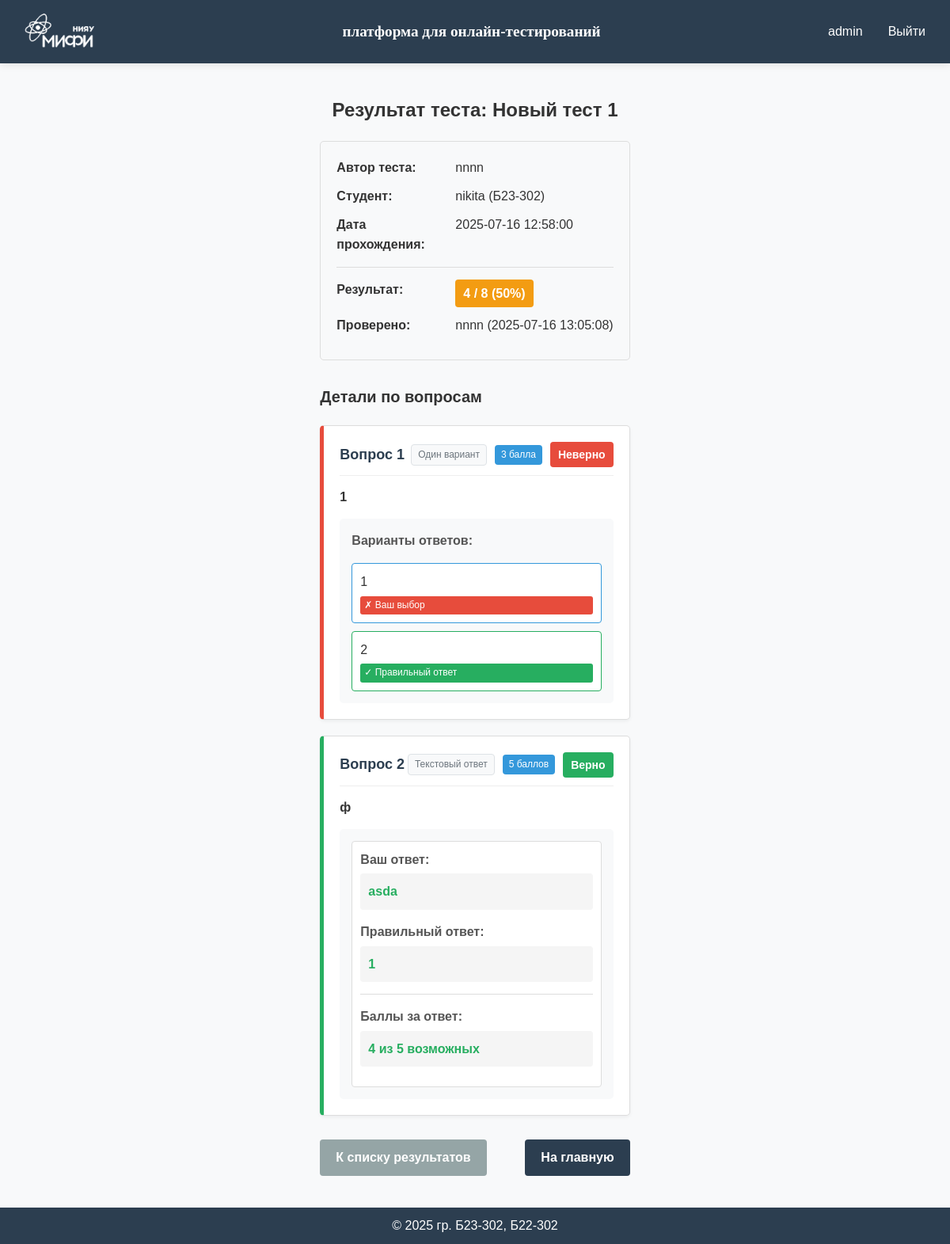
The page /result/9 (signed in) on the database its author committed.
### app/models.py (models this page shows, shortened)
class User(db.Model, UserMixin):
    id = db.Column(db.Integer, primary_key=True)
    username = db.Column(db.String(80), unique=True, nullable=False)
    password_hash = db.Column(db.String(128), nullable=False)
    role = db.Column(db.String(20), nullable=False, default='user')
    group = db.Column(db.String(7), default="")

class Test(db.Model):
    __tablename__ = 'tests'  # Изменяем имя таблицы на 'tests'
    id = db.Column(db.Integer, primary_key=True)
    test_author = db.Column(db.String(80), nullable=False)
    test_info = db.Column(db.Text)  # Для SQLite используем Text вместо JSON
    groups = db.Column(db.Text)  # Переименовано с test_groups на groups

class TestResult(db.Model):
    __tablename__ = 'test_results'
    id = db.Column(db.Integer, primary_key=True)
    test_id = db.Column(db.Integer, db.ForeignKey('tests.id'), nullable=False)
    student_id = db.Column(db.Integer, db.ForeignKey('user.id'), nullable=False)
    test_result = db.Column(db.Text)  # Для SQLite используем Text вместо JSON для хранения результатов
    created_at = db.Column(db.DateTime, default=db.func.current_timestamp())
    is_graded = db.Column(db.Boolean, default=False)  # Флаг, указывающий, проверен ли тест вручную
    manual_score = db.Column(db.Integer, nullable=True)  # Оценка, выставленная вручную
    graded_at = db.Column(db.DateTime, nullable=True)  # Когда был проверен тест
    graded_by = db.Column(db.String(80), nullable=True)  # Кто проверил тест
    test = db.relationship('Test', backref=db.backref('results', lazy=True))
    student = db.relationship('User', backref=db.backref('test_results', lazy=True))

### app/pass_tests/routes.py (the view)
@pass_tests_bp.route('/result/<int:result_id>')
@login_required
def view_result(result_id):
    result = TestResult.query.get_or_404(result_id)
    if result.student_id != current_user.id and current_user.role != 'admin':
        flash('У вас нет доступа к этому результату.', 'danger')
        return redirect(url_for('pass_tests.results'))
    test = Test.query.get(result.test_id)
    if not test:
        flash('Тест не найден.', 'danger')
        return redirect(url_for('pass_tests.results'))
    test_info = json.loads(test.test_info)
    result_data = json.loads(result.test_result)
    return render_template('pass_tests/view_result.html',
                          test_name=test_info.get('name', 'Без названия'),
                          test_author=test.test_author,
                          result=result_data,
                          result_id=result.id,
                          test_id=test.id,
                          student=User.query.get(result.student_id),
                          is_graded=result.is_graded,
                          graded_by=result.graded_by,
                          graded_at=result.graded_at.strftime('%Y-%m-%d %H:%M:%S') if result.graded_at else None)

### app/models.py (called while the page is built)
@login_manager.user_loader
def load_user(user_id):
    return User.query.get(int(user_id))

### app/templates/pass_tests/view_result.html (shortened to what this page needs)
{% extends "base.html" %}
{% block content %}
<div class="result-detail">
    <h1 class="page-title">Результат теста: {{ test_name }}</h1>
    <div class="result-summary">
        <div class="summary-item">
            <span class="label">Автор теста:</span>
            <span class="value">{{ test_author }}</span>
        </div>
        <div class="summary-item">
            <span class="label">Студент:</span>
            <span class="value">{{ student.username }} ({{ student.group }})</span>
        </div>
        <div class="summary-item">
            <span class="label">Дата прохождения:</span>
            <span class="value">{{ result.completed_at }}</span>
        </div>
        <div class="summary-item score-item">
            <span class="label">Результат:</span>
            <span class="value score {% if result.percentage >= 70 %}good-score{% elif result.percentage >= 40 %}average-score{% else %}poor-score{% endif %}">
                {{ result.score }} / {{ result.total }} ({{ result.percentage }}%)
            </span>
        </div>
        {% if is_graded %}
        <div class="summary-item">
            <span class="label">Проверено:</span>
            <span class="value">{{ graded_by }} ({{ graded_at }})</span>
        </div>
        {% endif %}
    </div>
    <h2 class="section-title">Детали по вопросам</h2>
    <div class="questions-detail">
        {% for question_result in result.questions %}
            <div class="question-card {% if question_result.is_correct %}correct-answer{% else %}wrong-answer{% endif %}">
                <div class="question-header">
                    <h3>Вопрос {{ loop.index }}</h3>
                    <div class="question-info">
                        <span class="question-type-badge">
                            {% if question_result.type == 'single' %}
                                Один вариант
                            {% elif question_result.type == 'multiple' %}
                                Несколько вариантов
                            {% elif question_result.type == 'text' %}
                                Текстовый ответ
                            {% endif %}
                        </span>
                        <span class="points-badge">
                            {{ question_result.points }} балл{% if question_result.points > 1 %}{% if question_result.points < 5 %}а{% else %}ов{% endif %}{% endif %}
                        </span>
                        <span class="result-badge {% if question_result.is_correct %}correct{% else %}wrong{% endif %}">
                            {% if question_result.is_correct %}Верно{% else %}Неверно{% endif %}
                        </span>
                    </div>
                </div>
                <div class="question-text">
                    {{ question_result.question }}
                </div>
                <div class="answer-detail">
                    {% if question_result.type == 'single' %}
                        <div class="options-list">
                            <h4>Варианты ответов:</h4>
                            <div class="options-grid">
                                {% for option in question_result.options %}
                                    <div class="option-item {% if option == question_result.user_answer %}user-selected{% endif %} {% if option == question_result.correct_answer %}correct-option{% endif %}">
                                        {{ option }}
                                        {% if option == question_result.user_answer and option == question_result.correct_answer %}
                                            <span class="option-badge correct">✓ Ваш выбор (верно)</span>
                                        {% elif option == question_result.user_answer %}
                                            <span class="option-badge wrong">✗ Ваш выбор</span>
                                        {% elif option == question_result.correct_answer %}
                                            <span class="option-badge correct">✓ Правильный ответ</span>
                                        {% endif %}
                                    </div>
                                {% endfor %}
                            </div>
                        </div>
                    {% elif question_result.type == 'text' %}
                        <div class="text-answer-detail">
                            <div class="answer-item">
                                <span class="answer-label">Ваш ответ:</span>
                                <span class="answer-value {% if question_result.is_correct %}correct-text{% else %}wrong-text{% endif %}">
                                    {{ question_result.user_answer or '<Нет ответа>' }}
                                </span>
                            </div>
                            <div class="answer-item">
                                <span class="answer-label">Правильный ответ:</span>
                                <span class="answer-value correct-text">
                                    {{ question_result.correct_answer }}
                                </span>
                            </div>
                            {% if question_result.awarded_points is defined %}
                            <div class="answer-item points-awarded">
                                <span class="answer-label">Баллы за ответ:</span>
                                <span class="answer-value points-value">
                                    {{ question_result.awarded_points }} из {{ question_result.points }} возможных
                                </span>
                            </div>
                            {% endif %}
                        </div>
                    {% endif %}
                </div>
            </div>
        {% endfor %}
    </div>
    <div class="back-links">
        <a href="{{ url_for('pass_tests.results') }}" class="btn btn-secondary">К списку результатов</a>
        <a href="{{ url_for('main.index') }}" class="btn btn-primary">На главную</a>
    </div>
</div>
{% endblock %}

### app/templates/base.html (shortened to what this page needs)
<!DOCTYPE html>
<html lang="ru">
<head>
    <link rel="stylesheet" href="{{ url_for('static', filename='css/style.css') }}">
</head>
<body>
    <div class="page-wrapper">
        <header class="header">
            <div class="container">
                <img src="{{ url_for('static', filename='images/logo-mini-without (1).png') }}" class="mephi"/>
                <a href="{{ url_for('main.index') }}" class="logo">платформа для онлайн-тестирований</a>
                <nav class="nav">
                    {% if current_user.is_authenticated %}
                        <span class="username">{{ current_user.username }}</span>
                        <a href="{{ url_for('auth.logout') }}" class="nav-link">Выйти</a>
                    {% else %}
                        <a href="{{ url_for('auth.login') }}" class="nav-link">Войти</a>
                        <a href="{{ url_for('auth.register') }}" class="btn btn-primary">Зарегистрироваться</a>
                    {% endif %}
                </nav>
            </div>
        </header>
        <main class="main-content">
            <div class="container">
                {% block content %}{% endblock %}
            </div>
        </main>
        <footer class="footer">
            <div class="container">
                <p>&copy; 2025 гр. Б23-302, Б22-302</p>
            </div>
        </footer>
    </div>
</body>
</html>

### app/static/css/style.css (style rules this page uses)
:root { --primary-color: #4a6bff; --secondary-color: #6c757d; --success-color: #28a745; --danger-color: #dc3545; --light-color: #f8f9fa; --dark-color: #2c3e50; --text-color: #333; --border-radius: 4px; --box-shadow: 0 2px 10px rgba(0, 0, 0, 0.1); --transition: all 0.3s ease; }
* { margin: 0; padding: 0; box-sizing: border-box; }
html, body { height: 100%; }
body { font-family: Helvetica; line-height: 1.6; color: var(--text-color); background-color: var(--light-color); display: flex; flex-direction: column; }
.page-wrapper { display: flex; flex-direction: column; min-height: 100vh; }
.header { background-color: var(--dark-color); color: white; padding: 10px 0; box-shadow: var(--box-shadow); position: sticky; top: 0; z-index: 100; }
.header .container { display: flex; justify-content: space-between; align-items: center; max-width: 1200px; margin: 0 auto; padding: 0 15px; }
.mephi { height: 60px; width: auto; }
.logo { color: white; font-size: 1.2rem; font-weight: bold; font-family: Verdana; text-decoration: none; margin-left: 10px; }
.nav { display: flex; align-items: center; gap: 1rem; }
.nav-link, .btn { color: white; text-decoration: none; padding: 0.5rem 1rem; border-radius: var(--border-radius); transition: var(--transition); }
.btn-primary { background-color: var(--primary-color); }
.main-content { flex: 1; display: flex; justify-content: center; align-items: center; padding: 20px; }
.footer { background-color: var(--dark-color); color: white; padding: 10px 0; text-align: center; }
.footer .container { max-width: 1200px; margin: 0 auto; padding: 0 15px; }

### rows shown on the page
User: username "admin"
Test: test_author "nnnn"
User: username "nikita", group "Б23-302"
TestResult: graded_by "nnnn"

### other values the page prints
{{ test_name }} "Новый тест 1"
{{ result.completed_at }} "2025-07-16 12:58:00"
{{ result.score }} "4"
{{ result.total }} "8"
{{ result.percentage }} "50"
{{ graded_at }} "2025-07-16 13:05:08"
{{ question_result.points }} "3" "5"
{{ question_result.question }} "1" "ф"
{{ option }} "1" "2"
{{ question_result.user_answer or '<Нет ответа>' }} "asda"
{{ question_result.correct_answer }} "1"
{{ question_result.awarded_points }} "4"
{{ question_result.points }} "5"
